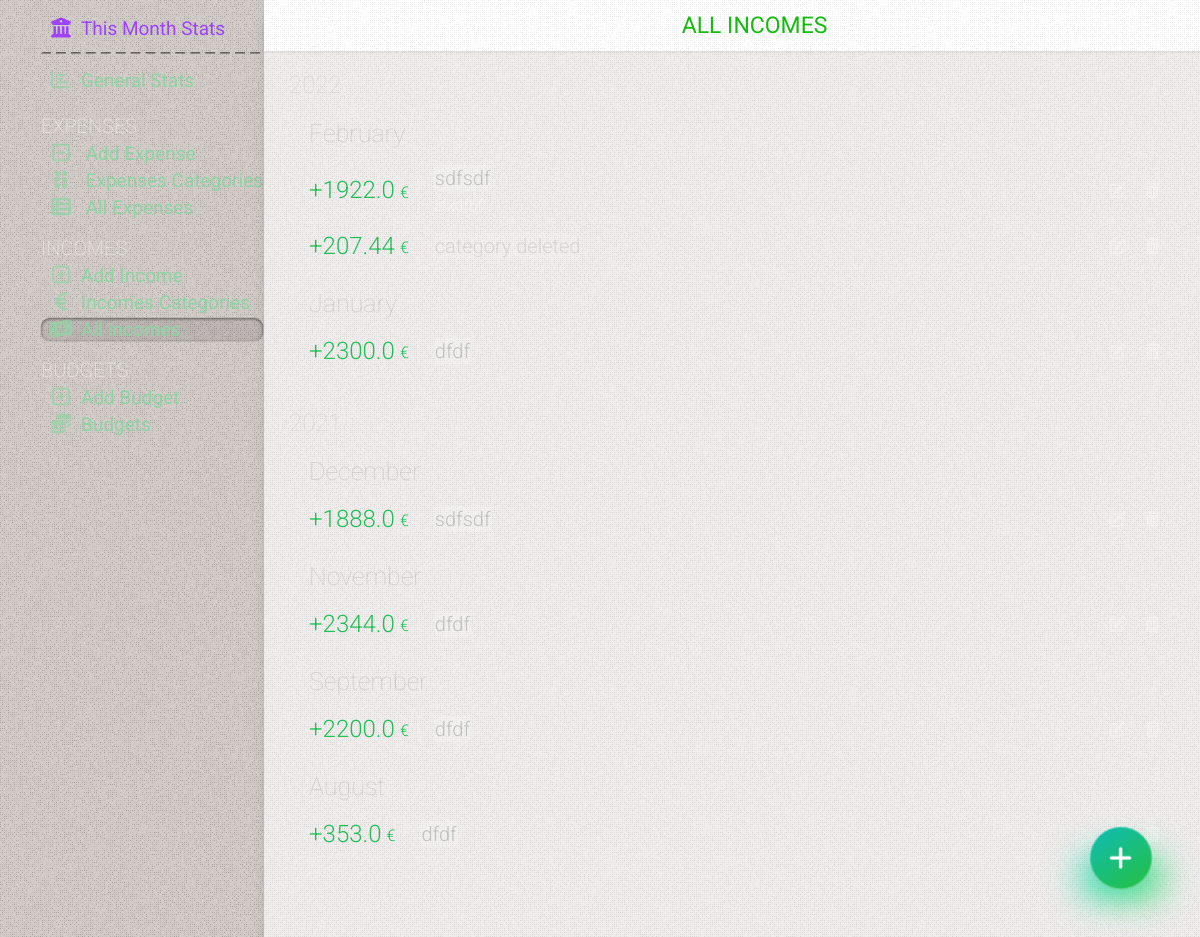
/incomes, run on an earlier commit of the app's database.
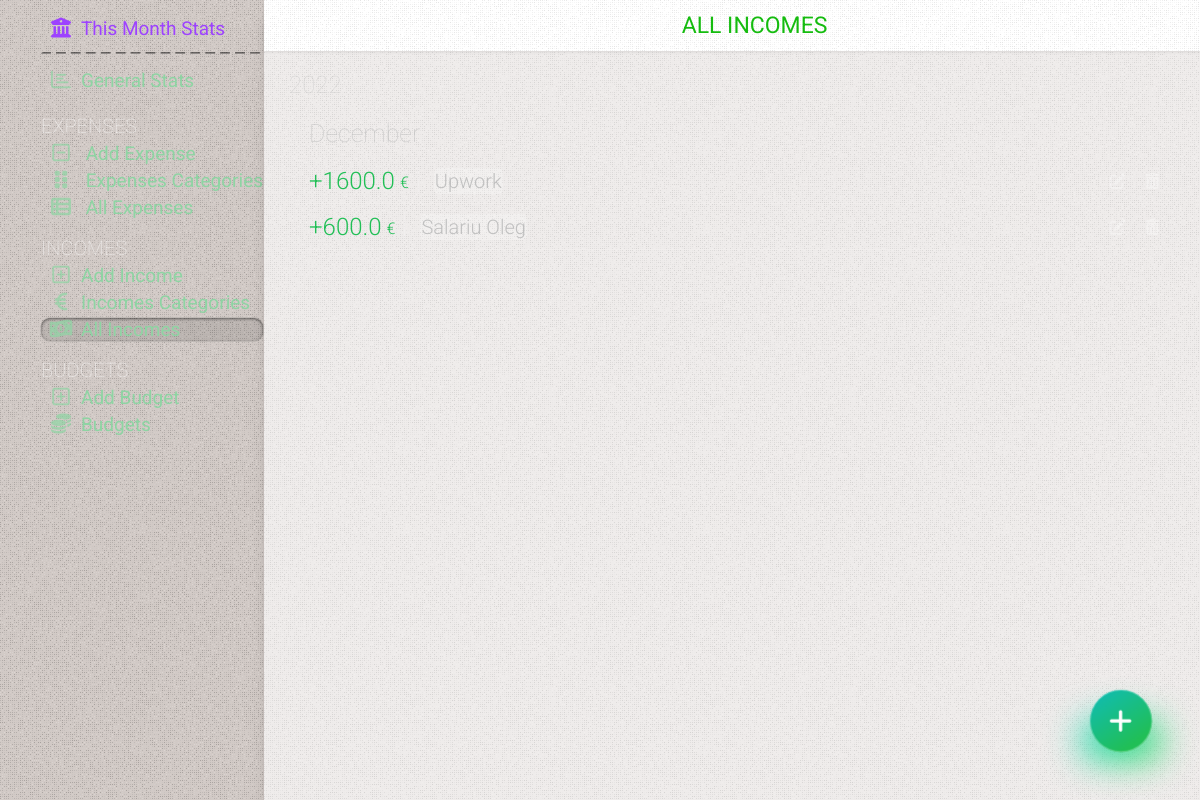
And on a later commit of the database.
### tables this page shows
CREATE TABLE incomes
(
    id       INTEGER PRIMARY KEY AUTOINCREMENT,
    date     TIMESTAMP NOT NULL DEFAULT CURRENT_TIMESTAMP,
    amount   REAL      NOT NULL,
    category INTEGER   NOT NULL,
    comment  TEXT

);

CREATE TABLE categories_income
(
    id         INTEGER PRIMARY KEY AUTOINCREMENT,
    name       TEXT NOT NULL,
    primordial TEXT DEFAULT NULL,
    state      TEXT DEFAULT false
);

### app.py (the view)
@app.route('/incomes')
def incomes():
    conn = get_db_connection()
    incomes = conn.execute(
        'SELECT incomes.id, strftime("%m", date) as month, strftime("%Y", date) as year, amount, categories_income.name as category, comment  FROM incomes LEFT JOIN categories_income on categories_income.id = incomes.category').fetchall()
    conn.close()
    return render_template('incomes.html', title='All incomes', gradient='text-gradient-green', incomes=incomes)

### app.py (called while the page is built)
def get_db_connection():
    conn = sqlite3.connect('static/database.db')
    conn.row_factory = sqlite3.Row
    return conn

@app.template_filter('month_name')
def month_name(month_number):
    return calendar.month_name[month_number]

### templates/incomes.html (shortened to what this page needs)
{% extends 'base.html' %} {% block content %}
	<div class="page_title {{ gradient }}" >
		<span >{% block title %} {{ title }} {% endblock %}</span >
	</div >
	<div class="content flex flex-col gap-15" >
		{% if incomes|length == 0 %}
			<div class="no-results mt-50" >You have not added any income yet. Click on (+) to add</div >
		{% else %}
			<div class="cards  relative" >
				{% for key, list in incomes|groupby('year')|sort(attribute='0', reverse=True) %}
					<div class="ml-10 cards-day" >{{ key }} </div >
					{% for key2, list2 in list|groupby('month')|sort(attribute='0', reverse=True) %}
						<div class=" subtitle2 mt-20" >{{ key2|int|month_name }} </div >
						{% for id, month, year, amount, category, comment in list2 %}
							<div class="card flex items-center relative overflow-hidden flex-wrap  card-income " >
								<div class="flex items-center w-full" >
									<div class="card-info flex flex-1" >
										<div class="flex flex-1" >
											<span class="card-amount flex items-center" >  {{ amount }} <span >&euro;</span > </span >
											<div class="flex flex-col justify-center ml-15" >
												<div class="flex items-center" >
													<span class="{{ color }} card-category {% if category == None %}category-deleted{% endif %}" >
														{% if category == None %}{% set category = 'category deleted' %}{% endif %}
														{{ category }}  </span >
												</div >
												{% if (comment != '') and (comment !=None) %}
													<span class="block mt-5 card-comment" >  {{ comment }} </span >
												{% endif %}
											</div >
										</div >
										<div class="card-btns  flex items-center flex-shrink-0 ml-auto" >
											<a href="/income-edit/{{ id }}" class="btn-ac" >
												<i class="fa-solid fa-pen-to-square" ></i >
											</a >
											<a href="/delete-income/{{ id }}" class="btn-ac" onclick="return confirm('Delete this income?')" ><i
													class="fa-solid fa-trash-can" ></i ></a >
										</div >
									</div >
								</div >
							</div >
						{% endfor %}
					{% endfor %}
				{% endfor %}
			</div >
		{% endif %}
	</div >
{% endblock %}

### templates/base.html (shortened to what this page needs)
<!DOCTYPE html>
<html lang="en" class="dark-theme" >
<head >
	<link rel="stylesheet" href="{{ url_for('static', filename= 'css/splide.min.css') }}" />
	<link rel="stylesheet" href="https://cdnjs.cloudflare.com/ajax/libs/font-awesome/6.0.0-beta3/css/all.min.css" />
	<link rel="stylesheet" href="{{ url_for('static', filename= 'css/mmenu.css') }}" />
	<link rel="stylesheet" href="{{ url_for('static', filename= 'css/styles.css') }}" />
</head >
<body class="w-full flex flex-col" >
<div class="flex container w-full h-full flex-1" >
	<nav id="menu" >
		<ul class="list-menu" >
			<li {% if request.path == '/' %} class="active" {% endif %}>
				<a href="{{ url_for('index') }}" class="home-link" ><i class="fa-solid fa-bank" ></i >This Month Stats</a >
			</li >
			<li class="home-link-divider" ></li >
			<li class="list-stats {% if request.path == '/stats' %} active {% endif %}" ><a href="{{ url_for('stats') }}" ><i
					class="fa-regular fa-chart-bar" ></i >General Stats</a >
			</li >
			<li class="list-title mt-20" ><span >Expenses</span >
			<li class="list-expense {% if request.path == '/add' %} active {% endif %}" ><a href="{{ url_for('add') }}" >
				<i class="fa fa-regular fa-square-minus" ></i >
				Add Expense</a >
			</li >
			<li class="list-expense {% if request.path == '/categories' or title == 'Edit Category' or title == 'Edit Subcategory' %} active {% endif %}" >
				<a href="{{ url_for('categories') }}" >
					<i class="fa fa-grip-vertical" ></i >
					Expenses Categories</a >
			</li >
			<li class="list-expense {% if request.path == '/all-expenses' or title == 'Edit Expense' %} active {% endif %}" >
				<a href="{{ url_for('all_expenses') }}" >
					<i class="fa fa-solid fa-table-list" ></i >
					All Expenses</a >
			</li >
			<li class="list-title" ><span >Incomes</span >
			<li class="list-income {% if request.path == '/add_income' %} active {% endif %}" ><a
					href="{{ url_for('add_income') }}" ><i class="fa fa-regular fa-square-plus" ></i >Add
																																														Income</a >
			</li >
			<li class="list-income {% if request.path == '/categories_income' or title == 'Edit Category Income' %} active {% endif %}" >
				<a href="{{ url_for('categories_income') }}" ><i class="fa fa-solid fa-euro-sign" ></i >Incomes
																																																Categories</a >
			</li >
			<li class="list-income {% if request.path == '/incomes' or title == 'Edit Income' %} active {% endif %}" ><a
					href="{{ url_for('incomes') }}" ><i class="fa fa-solid fa-money-bill-1-wave" ></i >All
																																														 Incomes</a >
			</li >
			<li class="list-title" ><span >Budgets</span >
			<li class="list-budget {% if request.path == '/add_budget' %} active {% endif %}" ><a
					href="{{ url_for('add_budget') }}" ><i class="fa fa-regular fa-square-plus" ></i >Add
																																														Budget</a >
			</li >
			<li class="list-budget {% if request.path == '/budgets' or title == 'Edit Budget' %} active {% endif %}" ><a
					href="{{ url_for('budgets') }}" ><i class="fa-solid fa-coins" ></i >Budgets</a ></li >
		</ul >
	</nav >
	<div class="right-container overflow--hidden flex-1 " >
		{% block content %} {% endblock %}
	</div >
</div >
{% if request.path == '/' or request.path == '/all-expenses' %}
	<a href="/add" class="fancy-button  bg-gradient-red add" ><span ><i class="fa-solid fa-plus" ></i ></span ></a >
{% elif request.path == '/incomes' %}
	<a href="/add_income" class="fancy-button  bg-gradient-green add" ><span ><i
			class="fa-solid fa-plus" ></i ></span ></a >
{% endif %}
<link rel="stylesheet" href="https://cdn.jsdelivr.net/npm/flatpickr/dist/flatpickr.min.css" >
</body >
</html >

### static/css/mmenu.css (style rules this page uses)
:root { --mm-line-height: 20px; --mm-listitem-size: 38px; --mm-navbar-size: 44px; --mm-offset-top: 0; --mm-offset-right: 0; --mm-offset-bottom: 0; --mm-offset-left: 0; --mm-color-border: rgba(0, 0, 0, 0.1); --mm-color-button: rgba(0, 0, 0, 0.3); --mm-color-text: rgba(0, 0, 0, 0.75); --mm-color-text-dimmed: rgba(0, 0, 0, 0.3); --mm-color-background: #f3f3f3; --mm-color-background-highlight: rgba(0, 0, 0, 0.05); --mm-color-background-emphasis: rgba(255, 255, 255, 0.4); --mm-shadow: 0 0 10px rgba(0, 0, 0, 0.3) }
:root { --mm-iconbar-size: 50px }
:root { --mm-iconpanel-size: 50px }
:root { --mm-sidebar-collapsed-size: 50px; --mm-sidebar-expanded-size: 440px }

What changed in the data, as far as the page shows it:
removed incomes: amount "1922.0", name "sdfsdf", comment "zfxdfbf", shown under "February"
removed incomes: amount "207.44", category "category deleted", shown under "February"
removed incomes: amount "2300.0", name "dfdf", shown under "January"
removed incomes: amount "1888.0", name "sdfsdf", shown under "December"
removed incomes: amount "2344.0", name "dfdf", shown under "November"
removed incomes: amount "2200.0", name "dfdf", shown under "September"
removed incomes: amount "353.0", name "dfdf", shown under "August"
added incomes: amount "1600.0", name "Upwork", shown under "December"
added incomes: amount "600.0", name "Salariu Oleg", shown under "December"
Also different on the page:
list line gone: "February January"
new list line: "December"
list line gone: "2021 December November September August"
